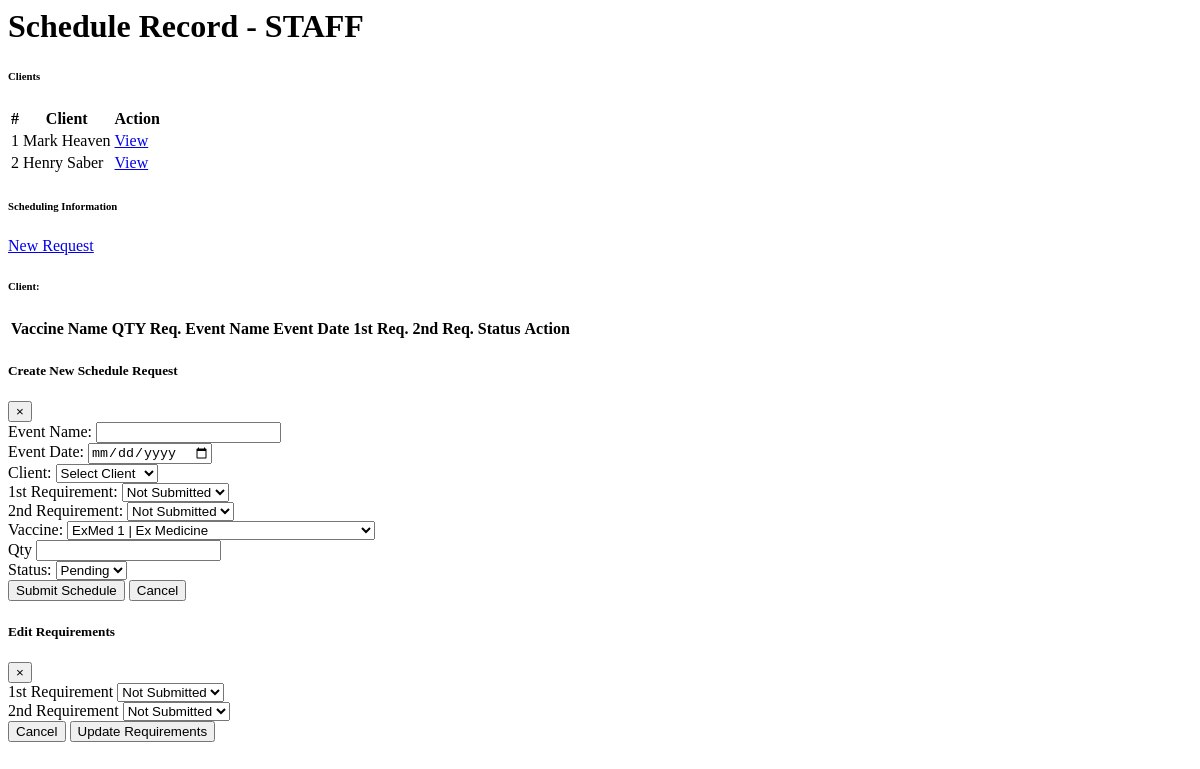
Page /administrator/Schedule/ScheduleList.php on the earlier database version.
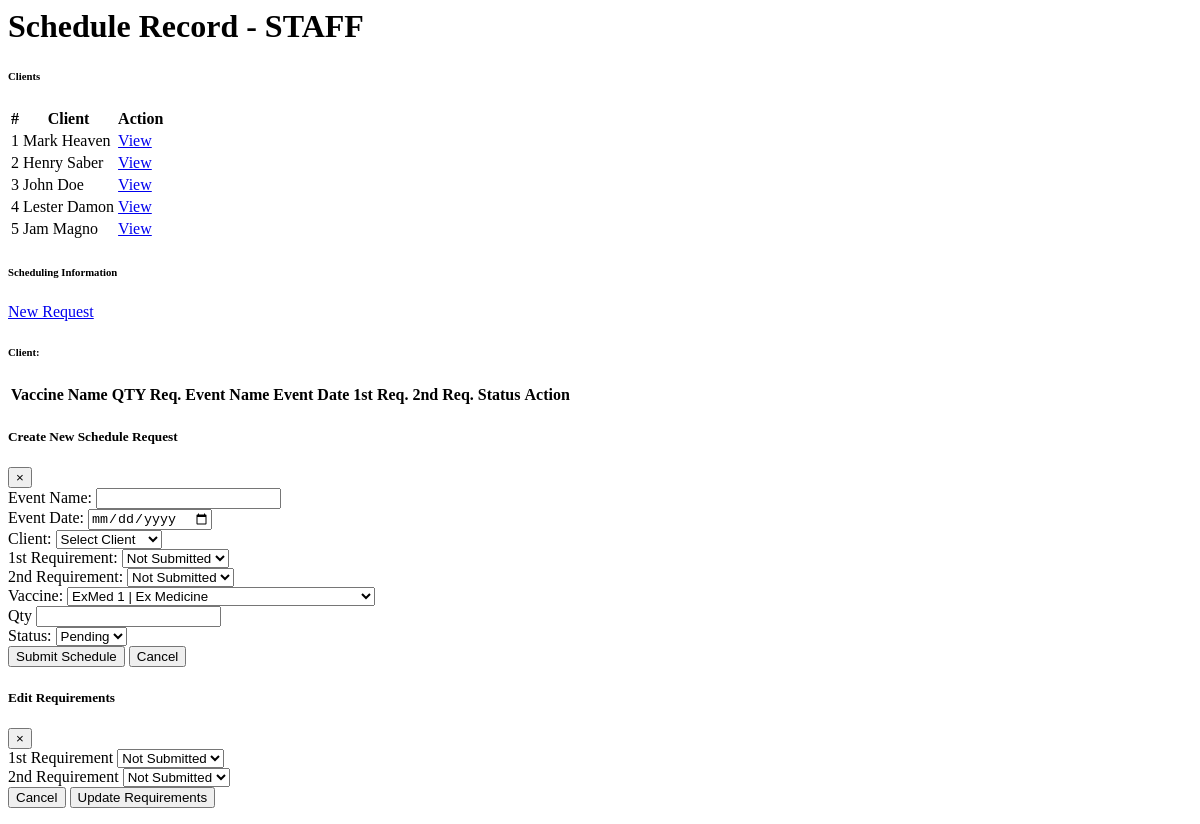
Same page on the later database version.
### tables this page shows
CREATE TABLE `client` (
  `CLIENT_ID` int(11) NOT NULL,
  `FNAME` varchar(150) NOT NULL,
  `LNAME` varchar(140) NOT NULL,
  `MIDINITIAL` varchar(150) NOT NULL,
  `ASSOCIATION` varchar(255) NOT NULL,
  `CONTACT_NO` varchar(255) NOT NULL,
  `ADDRESS` varchar(150) NOT NULL,
  `DATE_REGISTERED` date NOT NULL
);

### administrator/Schedule/ScheduleList.php (the view, shortened to what the changed rows need)
<?php
require("connection/connection.php");
$clientQuery = "SELECT CLIENT_ID, CONCAT(FNAME, ' ', LNAME) AS full_name FROM client";
$clientResult = mysqli_query($con, $clientQuery);
$clients = mysqli_fetch_all($clientResult, MYSQLI_ASSOC);
  ?>
<div class="content-wrapper">
  <div class="content-header">
    <h1 class="font-weight-bold text-primary">Schedule Record - STAFF</h1>
  </div>
  <section class="content">
    <div class="container-fluid">
      <div class="row">
        <div class="col-md-4">
          <div class="card shadow-sm mb-4">
            <div class="card-body">
              <div class="table-responsive">
                    <table class="table table-striped table-hover" id="clientTbl">
                      <thead class="thead-light">
                        <tr>
                          <th>#</th>
                          <th>Client</th>
                          <th>Action</th>
                        </tr>
                      </thead>
                      <tbody>
                        <?php $i=1; foreach ($clients as $client) { ?>
                          <tr>
                            <td><?=$i; ?></td>
                            <td><?= htmlspecialchars($client['full_name']); ?></td>
                            <td>
                              <a href="index.php?page=Schedule&client_id=<?= $client['CLIENT_ID']; ?>" class="btn btn-sm btn-info">View</a>
                            </td>
                          </tr>
                        <?php $i++; } ?>
                      </tbody>
                    </table>
                </div>
            </div>
          </div>
        </div>
        <div class="col-md-8">
            <div class="card shadow-sm">
              <div class="card-body">
                <div class="table-responsive">
                  <table class="table table-bordered" id="schedTable">
                    <thead class="thead-dark">
                      <tr>
                        <th>Vaccine Name</th>
                        <th>QTY Req.</th>
                        <th>Event Name</th>
                        <th>Event Date</th>
                        <th>1st Req.</th>
                        <th>2nd Req.</th>
                        <th>Status</th>
                        <th>Action</th>
                      </tr>
                    </thead>
                  </table>
                </div>
              </div>
            </div>
          </div>
      </div>
    </div>
  </section>
</div>

Differences in the rows shown:
added client: full_name "John Doe"
added client: full_name "Lester Damon"
added client: full_name "Jam Magno"
